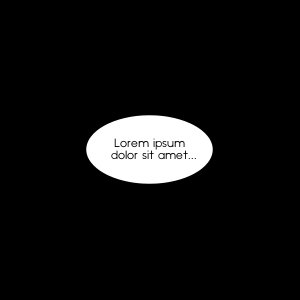

Recreate this plot in Python.
from classes import CenteredParagraph
from wand.image import Image
import utils


template_path= utils.ROOT_DIR + "tests/test_data/bubbles/" + "small_round_1.png"
font_path= utils.FONT_DIR + "Noir_regular.otf"
text= "Lorem ipsum\ndolor sit amet..."

para= CenteredParagraph(text=text, center=(150,150),
						font=font_path, font_size=12, line_height=12)
para.draw(Image(filename=template_path))
print(para.debug())

img= para.render(Image(filename=template_path))
img.save(filename='1_text_rendering.png')